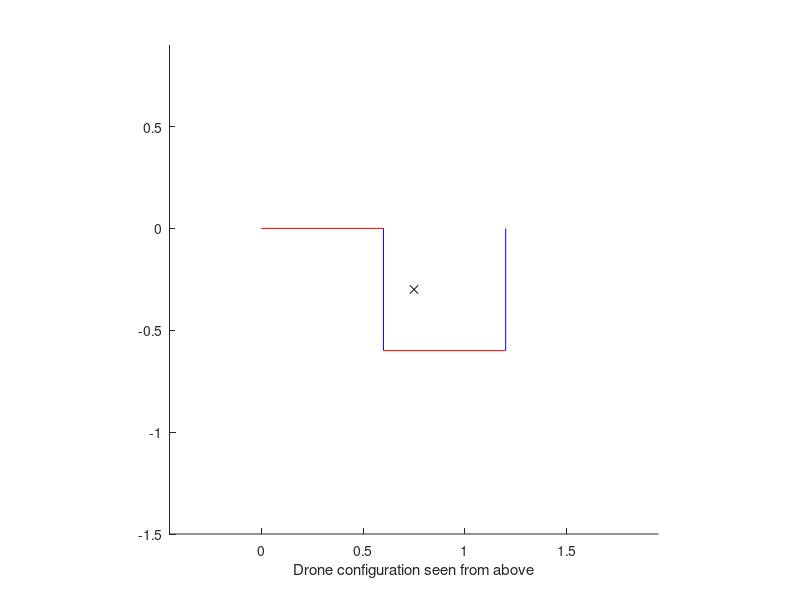

The MATLAB script that drew this image: (Note: this script raises an error after producing the figure.)
%% Inertia computation

clc

q = [-pi/2; pi/2];
l = 0.6;
m = 3.4;
m_link = m/4;

C1 = [l/2; 0; 0];
C2 = [l+l/2*cos(q(1)); l/2*sin(q(1)); 0];
C3 = [l+l*cos(q(1))+l/2*cos(q(1)+pi/2); l*sin(q(1))+l/2*sin(q(1)+pi/2); 0];
C4 = [l+l*cos(q(1))+l*cos(q(1)+pi/2)+l/2*cos(q(1)+q(2)+pi/2); l*sin(q(1))+l*sin(q(1)+pi/2)+l/2*sin(q(1)+q(2)+pi/2); 0];
C = (C1+C2+C3+C4)/4;
r1 = C1-C;
r2 = C2-C;
r3 = C3-C;
r4 = C4-C;
I_link1 = [0 0 0;
        0 1/12*m_link*l^2 0;
        0 0 1/12*m_link*l^2]
I_link2 = [cos(q(1)) -sin(q(1)) 0;
    sin(q(1)) cos(q(1)) 0;
    0 0 1]*I_link1*[cos(q(1)) -sin(q(1)) 0;
    sin(q(1)) cos(q(1)) 0;
    0 0 1]'
I_link3 = [cos(q(1)+pi/2) -sin(q(1)+pi/2) 0;
    sin(q(1)+pi/2) cos(q(1)+pi/2) 0;
    0 0 1]*I_link1*[cos(q(1)+pi/2) -sin(q(1)+pi/2) 0;
    sin(q(1)+pi/2) cos(q(1)+pi/2) 0;
    0 0 1]'
I_link4 = [cos(q(1)+pi/2+q(2)) -sin(q(1)+pi/2+q(2)) 0;
    sin(q(1)+pi/2+q(2)) cos(q(1)+pi/2+q(2)) 0;
    0 0 1]*I_link1*[cos(q(1)+pi/2+q(2)) -sin(q(1)+pi/2+q(2)) 0;
    sin(q(1)+pi/2+q(2)) cos(q(1)+pi/2+q(2)) 0;
    0 0 1]'
I = I_link1+I_link2+I_link3+I_link4+m_link*(r1'*r1*eye(3)-r1*r1'+r2'*r2*eye(3)-r2*r2'+r3'*r3*eye(3)-r3*r3'+r4'*r4*eye(3)-r4*r4')

figure(1)
axis square
axis([C(1)-1.2 C(1)+1.2 C(2)-1.2 C(2)+1.2])
hold on
xlabel("Drone configuration seen from above")
plot([0 0.6], [0 0], 'r-')
plot([0.6 0.6+l*cos(q(1))], [0 l*sin(q(1))], 'b-');
plot([0.6+l*cos(q(1)) 0.6+l*cos(q(1))+l*cos(q(1)+pi/2)], [l*sin(q(1)) l*sin(q(1))+l*sin(q(1)+pi/2)], 'r-');
plot([0.6+l*cos(q(1))+l*cos(q(1)+pi/2) 0.6+l*cos(q(1))+l*cos(q(1)+pi/2)+l*cos(q(1)+pi/2+q(2))], [l*sin(q(1))+l*sin(q(1)+pi/2) l*sin(q(1))+l*sin(q(1)+pi/2)+l*sin(q(1)+pi/2+q(2))], 'b-');
plot(C(1), C(2), 'kx')
hold off

%% Allocation matrix computation

beta = 10*2*pi/360; 

R_F1C = [cos(-beta) 0 sin(-beta);
    0 1 0;
    -sin(-beta) 0 cos(-beta)];

R_F2C = [cos(q(1)) -sin(q(1)) 0;
    sin(q(1)) cos(q(1)) 0;
    0 0 1]*[cos(beta) 0 sin(beta);
    0 1 0;
    -sin(beta) 0 cos(beta)];

R_F3C = [cos(q(1)+pi/2) -sin(q(1)+pi/2) 0;
    sin(q(1)+pi/2) cos(q(1)+pi/2) 0;
    0 0 1]*[cos(-beta) 0 sin(-beta);
    0 1 0;
    -sin(-beta) 0 cos(-beta)];

R_F4C = [cos(q(1)+pi/2+q(2)) -sin(q(1)+pi/2+q(2)) 0;
    sin(q(1)+pi/2+q(2)) cos(q(1)+pi/2+q(2)) 0;
    0 0 1]*[cos(beta) 0 sin(beta);
    0 1 0;
    -sin(beta) 0 cos(beta)];

Qp_tran = [R_F1C*[0; 0; 1], R_F2C*[0; 0; 1], R_F3C*[0; 0; 1], R_F4C*[0; 0; 1]];

ki = 0.01;

Qp_rot = [(skew(C1-C)+ki*eye(3))*R_F1C*[0; 0; 1], (skew(C2-C)+ki*eye(3))*R_F2C*[0; 0; 1], (skew(C3-C)+ki*eye(3))*R_F3C*[0; 0; 1], (skew(C4-C)+ki*eye(3))*R_F4C*[0; 0; 1]];

up = ([Qp_tran(3,:); Qp_rot])\[1; 0; 0; 0];
us = m*9.81/norm(Qp_tran*up)*up;
fs = Qp_tran*us;
alfa_x = atan2(fs(2), fs(3));
alfa_y = atan2(-fs(1), sqrt(fs(2)^2+fs(3)^2));
R_C_CoG = [cos(alfa_y) 0 sin(alfa_y);
    0 1 0;
    -sin(alfa_y) 0 cos(alfa_y)]*[1 0 0;
    0 cos(alfa_x) -sin(alfa_x);
    0 sin(alfa_x) cos(alfa_x)];
Q_tran = R_C_CoG*Qp_tran;
Q_rot = R_C_CoG*Qp_rot;


function S = skew(v)
    if(numel(v)~= 1)
        S= [0 -v(3) v(2); 
            v(3) 0 -v(1);
            -v(2) v(1) 0];
    else
        S= zeros(3);
    end
end
